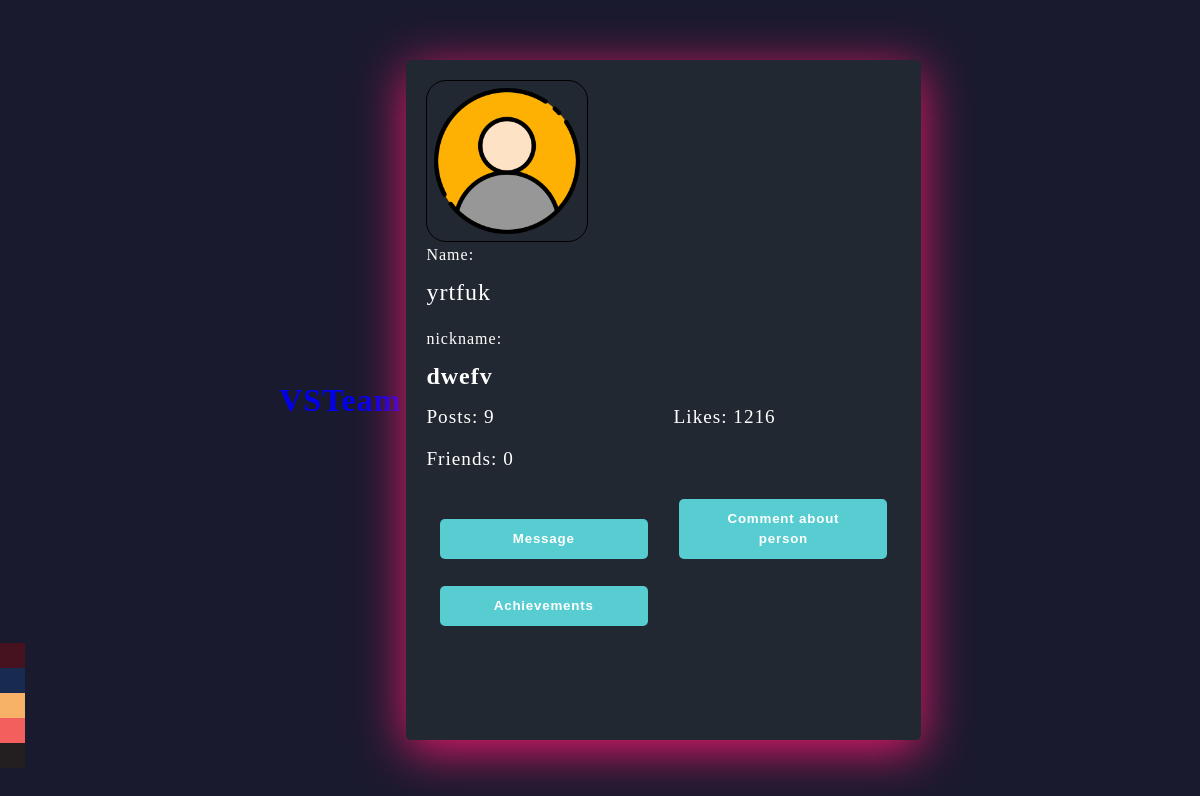
The page /polzovatels_account/2/ on the database as committed earlier.
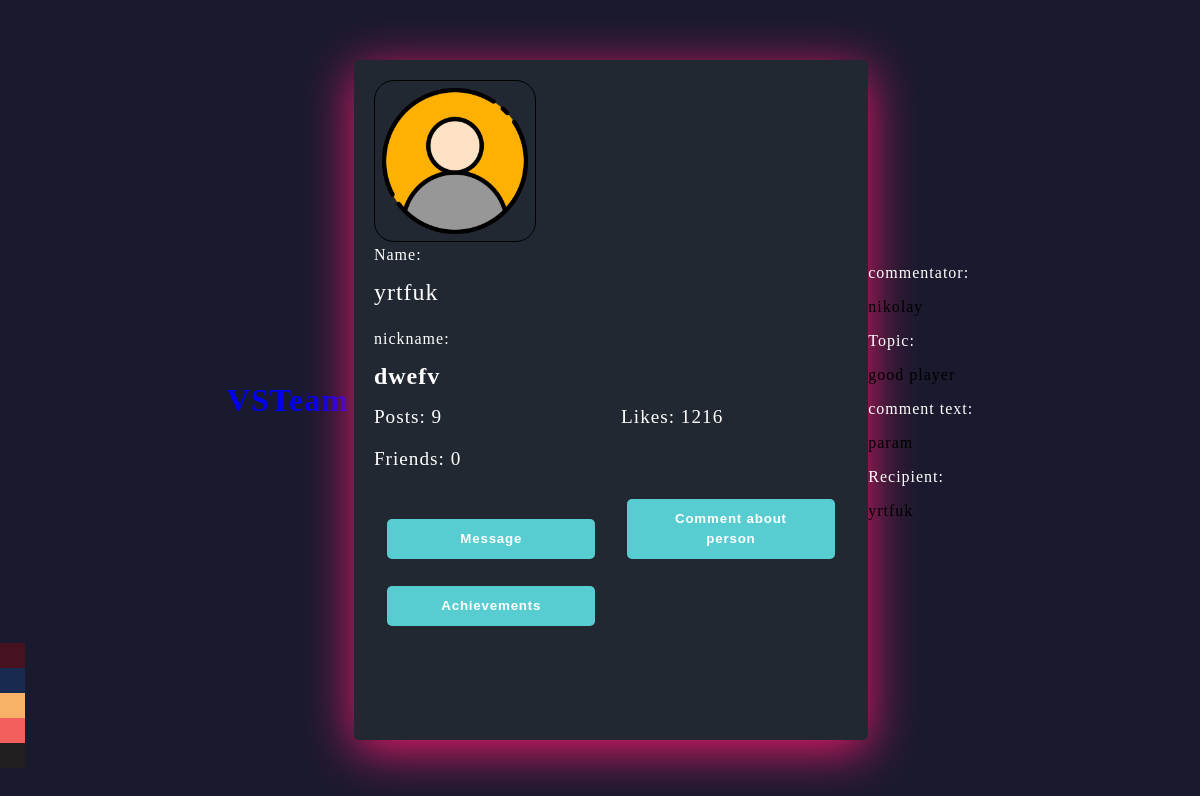
The same page on the database as committed later.
### my_codes/models.py (models this page shows)
class Reviews(models.Model):
    objects = None
    id_commentator = models.ForeignKey(
        User, on_delete=models.CASCADE, related_name='user_id_commentator')
    id_topic_comm = models.CharField(max_length=20, null=True)
    text_id_comm = models.CharField(max_length=300)
    id_commented = models.ForeignKey(
        User, on_delete=models.CASCADE, related_name="id_commented", null=True)

### my_codes/views.py (the view)
def settings_page(request, user_id=None):
    try:
        user = User.objects.get(id=user_id)
        niknem = NIKNEM.objects.filter(user=user).first()
        reviews = Reviews.objects.filter(id_commented=user_id)
        friends = Friend.get_friends(current_user=user)
        friends_count = friends.count()
        posts = Post1.objects.filter(author=user)
        posts_count = posts.count()
        context = {
            "account": user,
            "niknem": niknem,
            "show_sett_acc_page": True,
            "reviews": reviews,
            "friends_count": friends_count,
            "post_count": posts_count,
        }
        return render(request, "account_page.html", context)
    except User.DoesNotExist:
        context = {"error": "Такого пользователя нет"}
    return render(request, "account_page.html", context)

### my_codes/models.py (called while the page is built)
    def __str__(self):
        return self.niknem

    @classmethod
    def get_friends(cls, current_user):
        friend, created = cls.objects.get_or_create(current_user=current_user)
        return friend.users

### my_codes/templatetags/user_avatar.py (called while the page is built)
@register.simple_tag(name='user_avatar')
def user_avatar(userid):
    user = User.objects.get(id=userid)
    try:
        avatar = Avatar.objects.get(user=user)
        return avatar.image.url
    except Avatar.DoesNotExist:
        return MEDIA_URL + 'avatars/default.png'

### my_codes/templates/account_page.html (shortened to what this page needs)
<!DOCTYPE html>
{% load user_avatar %}
<html lang="en">
<head>
    <link rel="stylesheet" href="https://cdnjs.cloudflare.com/ajax/libs/font-awesome/5.15.4/css/all.min.css">
</head>
<body>
<header>
    <a href="{% url 'homePage' %}" style="text-decoration: none; size: 20px;"><h1 style="font-family: 'Rocher';">VSTeam</h1></a>
</header>
<div class="card">
    <form method="post" enctype="multipart/form-data" id="avatarForm">
    <img id="avatarPreview" class="imgh" src="{% user_avatar account.id %}" alt="Добавьте аватар">
    <div class="">
    <label>Name:</label>
    <p class="card__name">{{ account.username }}</p>
</div>
<label>nickname</label>:
{% if niknem %}
    <h1 class="card__name">{{ niknem }}</h1>
{% else %}
    <p>No nickname</p>
{% endif %}
<div class="grid-container">
    <div class="grid-child-posts">Posts: {{post_count}}</div>
    <div class="grid-child-followers">Likes: 1216</div>
    <div class="grid-child-friends" >Friends: {{friends_count}}</div>
</div>
    {% if is_owner_of_account == True %}
        <button class="btn" type="button" onclick="uploadAvatar()">Change Avatar</button>
        <button class="btn"><a href="{% url 'social_network' %}" style="text-decoration: none; color: white;">About me</a></button>
        <button class="btn" type="button" onclick="dostiz();">Achievements</button>
        <button class="btn"><a href="{% url 'profile_pk' username=user.username %}" style="text-decoration: none; color: white;">My friends</a></button>
        <button class="btn" type="button"><a href="{% url 'create_post' %}" style="text-decoration: none; color: white;">Publish the post</a></button>
    {% else %}
        <button class="btn"><a href="{% url 'chat' account.username %}"  style="color: white; text-decoration: none;">Message</a></button>
        <button class="btn" type="submit"><a href="{% url 'reviews' account.id %}" style="color: white; text-decoration: none;">Comment about person</a></button>
    {% endif %}
    {% if show_sett_acc_page == True %}
        <button class="btn" >Achievements</button>
    {% endif %}
</form>
    </div>
    <div class="theme-btn-container"></div>
{% for review in reviews %}
<div class="reviewss">
    <label>commentator: <p style="color: black">{{review.id_commentator}}</p></label>
    <label>Topic: <p style="color: black"> {{review.id_topic_comm}} </p></label>
    <label>comment text: <p style="color: black"> {{review.text_id_comm}}</p></label>
    <label>Recipient: <p style="color: black">{{review.id_commented}}</p></label>
</div>
{% endfor %}
</body>
</html>

Rows that differ between the two databases and show on the page:
added Reviews: id_commentator "nikolay", id_topic_comm "good player", text_id_comm "param", id_commented "yrtfuk"
